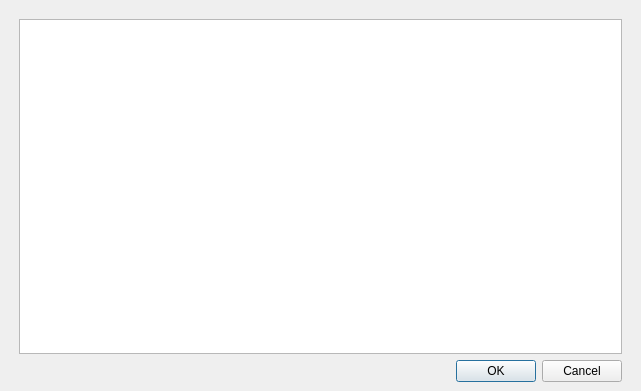
<?xml version="1.0" encoding="UTF-8"?>
<ui version="4.0">
 <class>DTablaReboteBolas</class>
 <widget class="QDialog" name="DTablaReboteBolas">
  <property name="geometry">
   <rect>
    <x>0</x>
    <y>0</y>
    <width>641</width>
    <height>391</height>
   </rect>
  </property>
  <property name="windowTitle">
   <string>Dialog</string>
  </property>
  <widget class="QWidget" name="layoutWidget">
   <property name="geometry">
    <rect>
     <x>10</x>
     <y>10</y>
     <width>621</width>
     <height>381</height>
    </rect>
   </property>
   <layout class="QVBoxLayout" name="verticalLayout">
    <property name="leftMargin">
     <number>9</number>
    </property>
    <property name="topMargin">
     <number>9</number>
    </property>
    <property name="rightMargin">
     <number>9</number>
    </property>
    <property name="bottomMargin">
     <number>9</number>
    </property>
    <item>
     <widget class="QTableView" name="tablaReboteBolas">
      <property name="sizePolicy">
       <sizepolicy hsizetype="Preferred" vsizetype="Preferred">
        <horstretch>0</horstretch>
        <verstretch>0</verstretch>
       </sizepolicy>
      </property>
     </widget>
    </item>
    <item>
     <widget class="QDialogButtonBox" name="buttonBox">
      <property name="sizePolicy">
       <sizepolicy hsizetype="Preferred" vsizetype="Fixed">
        <horstretch>0</horstretch>
        <verstretch>0</verstretch>
       </sizepolicy>
      </property>
      <property name="orientation">
       <enum>Qt::Horizontal</enum>
      </property>
      <property name="standardButtons">
       <set>QDialogButtonBox::Cancel|QDialogButtonBox::Ok</set>
      </property>
     </widget>
    </item>
   </layout>
  </widget>
 </widget>
 <resources/>
 <connections>
  <connection>
   <sender>buttonBox</sender>
   <signal>accepted()</signal>
   <receiver>DTablaReboteBolas</receiver>
   <slot>accept()</slot>
   <hints>
    <hint type="sourcelabel">
     <x>248</x>
     <y>254</y>
    </hint>
    <hint type="destinationlabel">
     <x>157</x>
     <y>274</y>
    </hint>
   </hints>
  </connection>
  <connection>
   <sender>buttonBox</sender>
   <signal>rejected()</signal>
   <receiver>DTablaReboteBolas</receiver>
   <slot>reject()</slot>
   <hints>
    <hint type="sourcelabel">
     <x>316</x>
     <y>260</y>
    </hint>
    <hint type="destinationlabel">
     <x>286</x>
     <y>274</y>
    </hint>
   </hints>
  </connection>
 </connections>
</ui>
